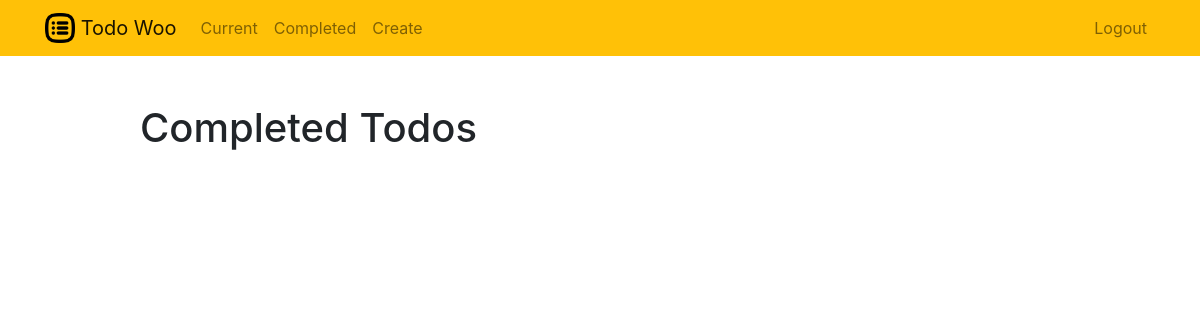
The app's page /completed/ (signed in), older data.
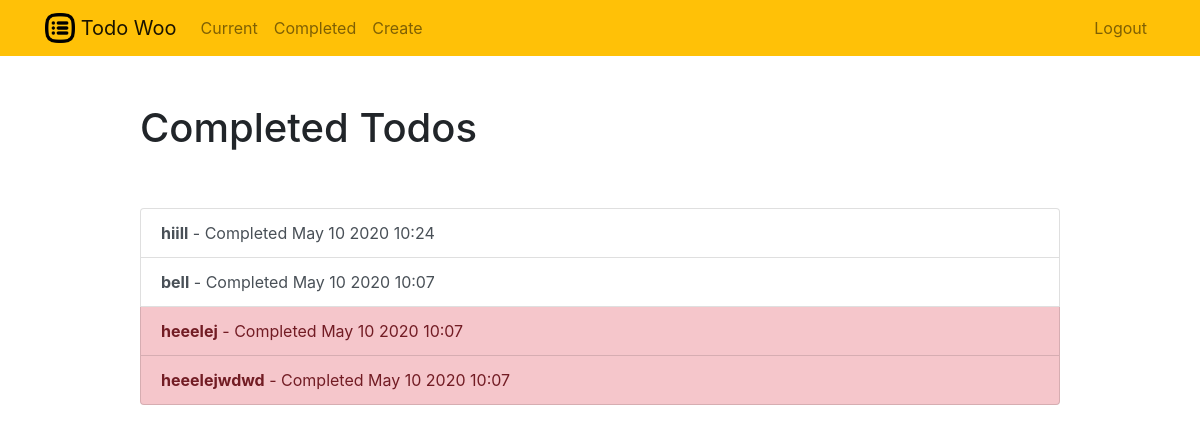
The same page, newer data.
### todo/models.py (models this page shows, shortened)
class Todo(models.Model):
    title = models.CharField(max_length=100)
    memo = models.TextField(blank=True)
    created = models.DateTimeField(auto_now_add=True)
    datecompleted = models.DateTimeField(null=True,blank=True)
    important = models.BooleanField(default=False)
    user = models.ForeignKey(User,on_delete=models.CASCADE)

### todo/views.py (the view)
# urls.py: path('completed/',views.completedtodo ,name='completedtodo'),
@login_required
def completedtodo(request):
    todos= Todo.objects.filter(user=request.user,datecompleted__isnull=False).order_by('-datecompleted')
    return render(request,'todo/completedtodos.html',{'todos':todos})

### todo/templates/todo/completedtodos.html
{% extends "todo/base.html" %}
{% block content %}
    <div class="row justify-content-center mt-5">
        <div class="col-md-10">
            <h1>Completed Todos</h1>
        </div>
    </div>
    <div class="row justify-content-center mt-5">
        <div class="col-md-10">
            <div class="list-group">
                {% for todo in todos %}
                    <a href="{% url 'viewtodo' todo.id %}" class="list-group-item list-group-item-action{% if todo.important %} list-group-item-danger{% endif %}"><b>{{ todo.title }}</b> - Completed {{ todo.datecompleted|date:'M j Y H:i' }}</a>
                {% endfor %}
            </div>
        </div>
    </div>
{% endblock %}

Row changes from the older to the newer data that the page shows:
now on this page (row edited): Todo: title "hiill", datecompleted "May 10 2020 10:24", important False (drawn)
now on this page (row edited): Todo: title "bell", datecompleted "May 10 2020 10:07", important False (drawn)
now on this page (row edited): Todo: title "heeelej", datecompleted "May 10 2020 10:07", important True (drawn)
now on this page (row edited): Todo: title "heeelejwdwd", datecompleted "May 10 2020 10:07", important True (drawn)
